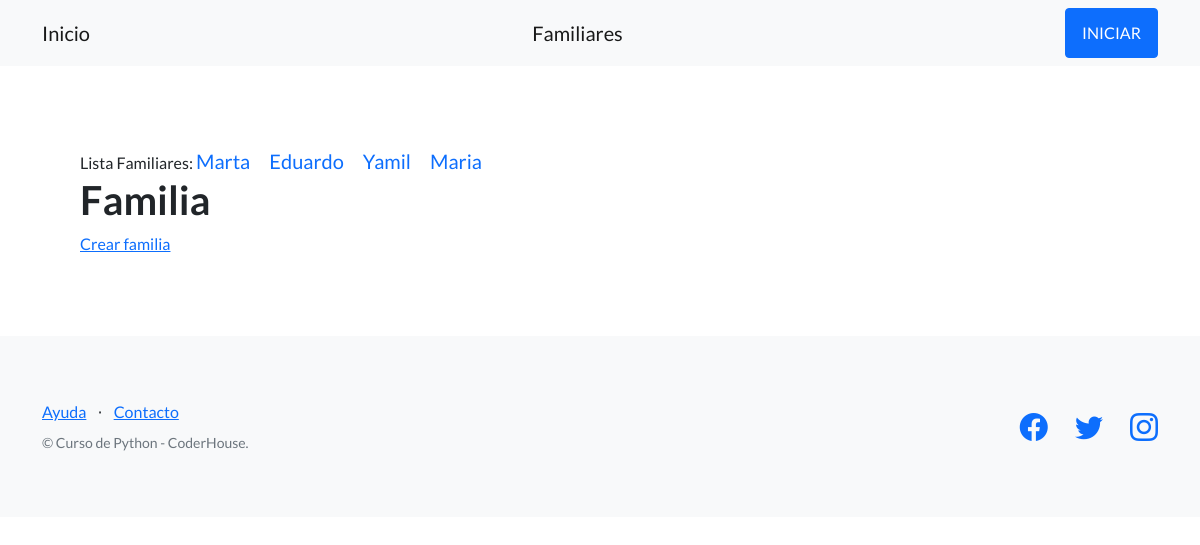
Before: /familia/ with the older database file.
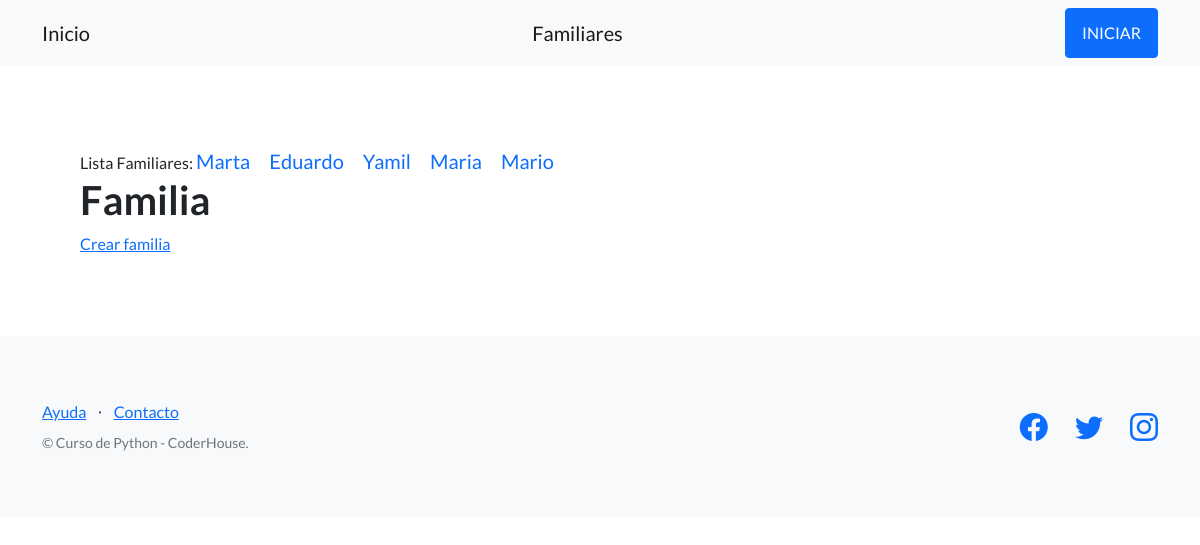
After: the same page with the newer database file.
### Familia/models.py (models this page shows, shortened)
class Familiar(models.Model):
    nombre= models.CharField(max_length=128)
    fecha_nacimiento= models.DateField()
    altura=models.IntegerField()

### Familia/views.py (the view)
# urls.py: path('', listar_familia, name="familia"),
def listar_familia(request):
    queryset=Familiar.objects.all()
    diccionario={'familia':queryset}
    plantilla=loader.get_template('Familia/familia_list.html')
    documento_html=plantilla.render(diccionario)
    return HttpResponse(documento_html)

### Familia/templates/Familia/familia_list.html
{% extends "Familia/plantilla_base.html" %}
{% block contenido_base %}
Lista Familiares:
{% for persona in familia %}
<a class="navbar-brand" href="{%url 'familiares' persona.id %}">{{persona.nombre}}</a>
{%endfor%}
<h1>Familia</h1>
<a href="{% url 'familia_formulario' %}">Crear familia</a>
{% endblock contenido_base %}

### Familia/templates/Familia/plantilla_base.html (shortened to what this page needs)
{% load static %}
<!DOCTYPE html>
<html lang="en">
    <head>
        <link href="https://cdn.jsdelivr.net/npm/bootstrap-icons@1.5.0/font/bootstrap-icons.css" rel="stylesheet" type="text/css" />
        <link href="{% static 'Familia/css/styles.css' %}" rel="stylesheet" />
    </head>
    <body>
        <nav class="navbar navbar-light bg-light static-top">
            <div class="container">
                <a class="navbar-brand" href="{%url "inicio"%}">Inicio</a>
                <a class="navbar-brand" href="{%url "familia"%}">Familiares</a>
                <a class="btn btn-primary" href="#signup">INICIAR</a>
            </div>
        </nav>
        <section style="margin:80px;">
            {% block contenido_base %}
            {% endblock contenido_base %}
        </section>
        <footer class="footer bg-light">
            <div class="container">
                <div class="row">
                    <div class="col-lg-6 h-100 text-center text-lg-start my-auto">
                        <ul class="list-inline mb-2">
                            <li class="list-inline-item"><a href="#!">Ayuda</a></li>
                            <li class="list-inline-item">⋅</li>
                            <li class="list-inline-item"><a href="#!">Contacto</a></li>
                        </ul>
                        <p class="text-muted small mb-4 mb-lg-0">&copy; Curso de Python - CoderHouse.</p>
                    </div>
                    <div class="col-lg-6 h-100 text-center text-lg-end my-auto">
                        <ul class="list-inline mb-0">
                            <li class="list-inline-item me-4">
                                <a href="#!"><i class="bi-facebook fs-3"></i></a>
                            </li>
                            <li class="list-inline-item me-4">
                                <a href="#!"><i class="bi-twitter fs-3"></i></a>
                            </li>
                            <li class="list-inline-item">
                                <a href=""><i class="bi-instagram fs-3"></i></a>
                            </li>
                        </ul>
                    </div>
                </div>
            </div>
        </footer>
    </body>
</html>

Changed rows visible on the page:
added Familiar: nombre "Mario"
